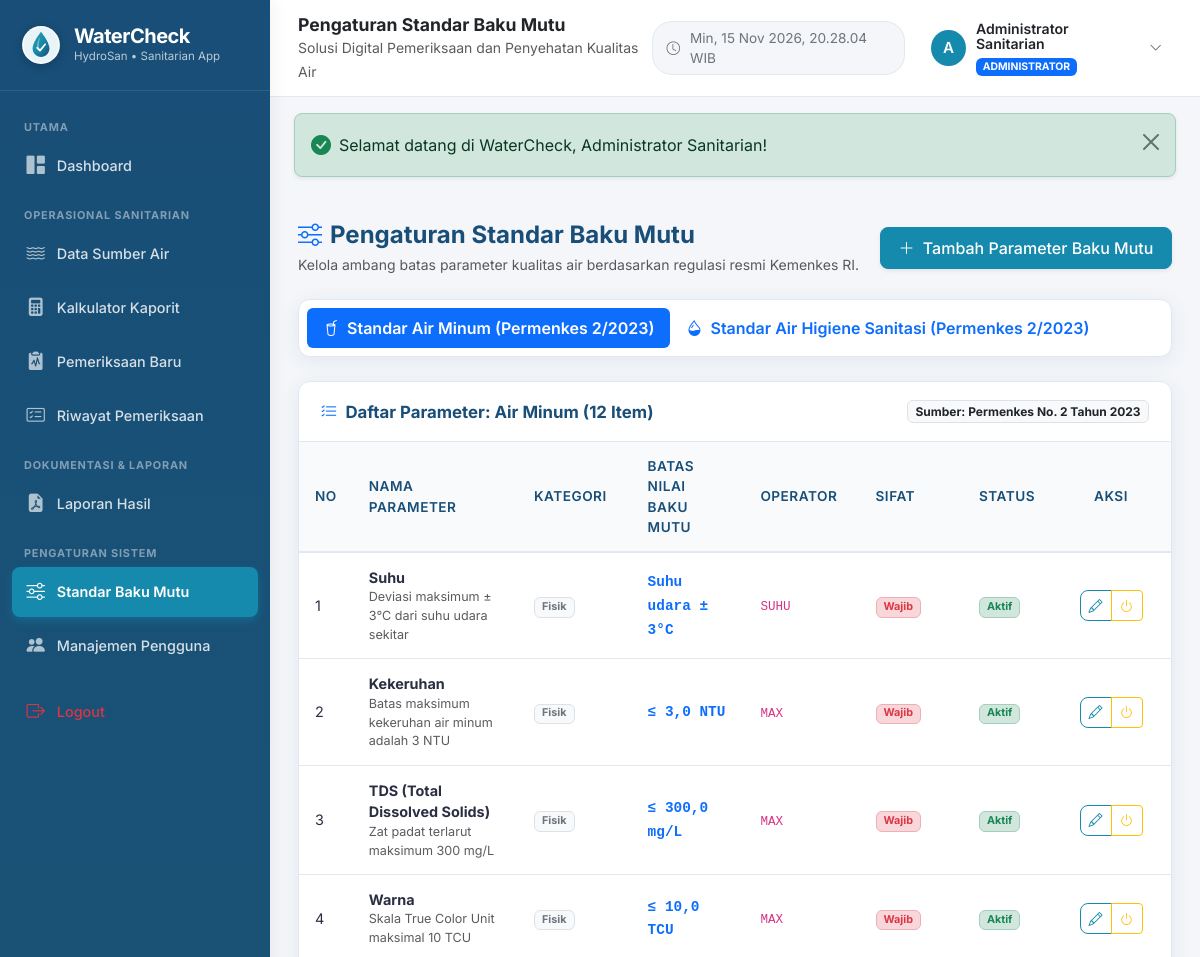
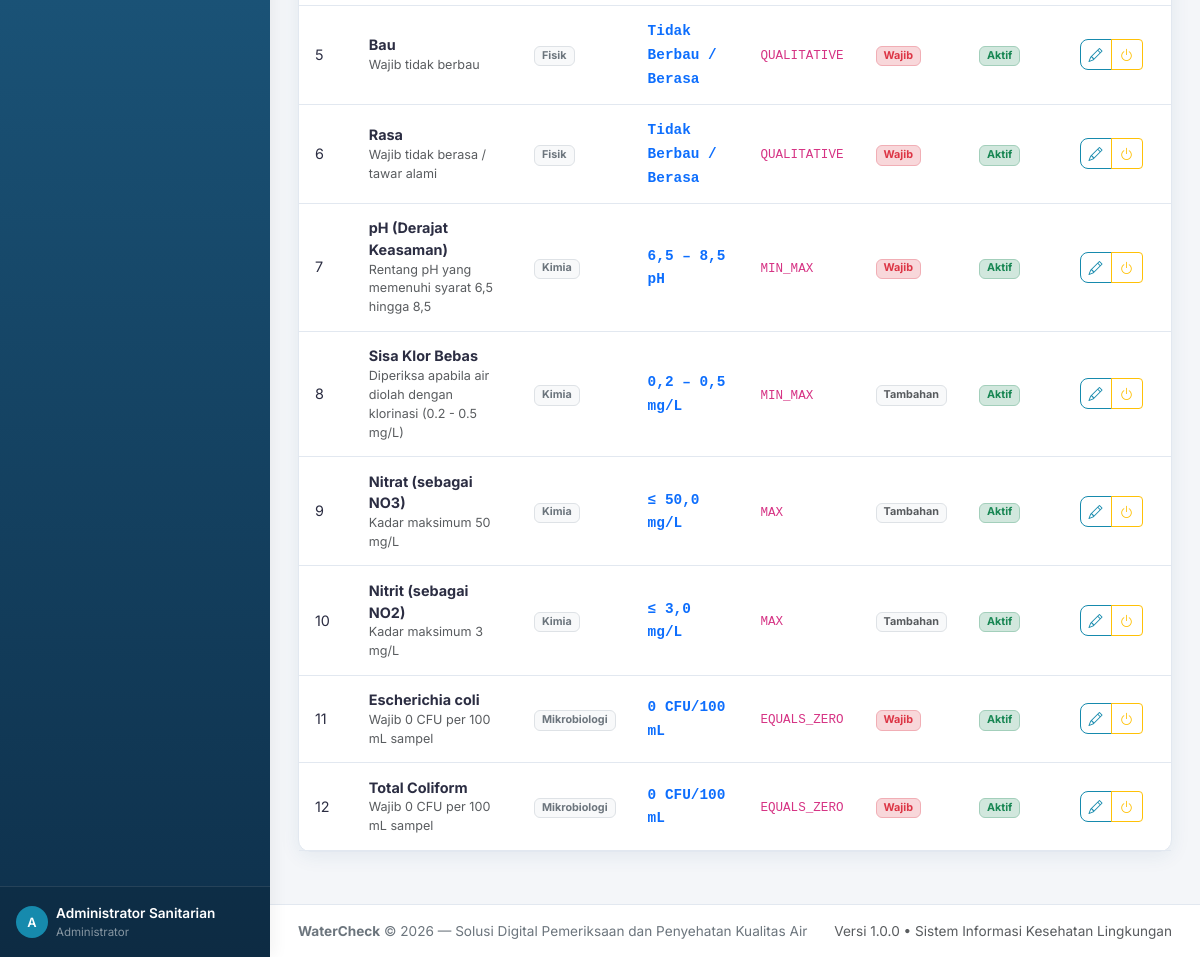
The app's page /pages/standar/index.php (signed in) with its own data (2 pictures, top to bottom).
### tables this page shows
CREATE TABLE `standar_baku_mutu` (
  `id` INT AUTO_INCREMENT PRIMARY KEY,
  `nama_parameter` VARCHAR(100) NOT NULL,
  `jenis_air` ENUM('Air Minum', 'Air Higiene Sanitasi') NOT NULL,
  `kategori` ENUM('Fisik', 'Kimia', 'Mikrobiologi') NOT NULL DEFAULT 'Fisik',
  `nilai_min` DECIMAL(10,3) NULL,
  `nilai_max` DECIMAL(10,3) NULL,
  `satuan` VARCHAR(50) NOT NULL,
  `operator` ENUM('MIN_MAX', 'MAX', 'MIN', 'EQUALS_ZERO', 'QUALITATIVE', 'SUHU') NOT NULL DEFAULT 'MAX',
  `wajib` TINYINT(1) NOT NULL DEFAULT 1 COMMENT '1 = Wajib, 0 = Tambahan/Opsional',
  `keterangan` TEXT NULL,
  `sumber_regulasi` VARCHAR(150) NOT NULL DEFAULT 'Permenkes No. 2 Tahun 2023',
  `tahun_regulasi` VARCHAR(10) NOT NULL DEFAULT '2023',
  `terverifikasi` TINYINT(1) NOT NULL DEFAULT 1 COMMENT '1 = Terverifikasi regulasi, 0 = Belum',
  `aktif` TINYINT(1) NOT NULL DEFAULT 1,
  `created_at` TIMESTAMP DEFAULT CURRENT_TIMESTAMP,
  `updated_at` TIMESTAMP DEFAULT CURRENT_TIMESTAMP ON UPDATE CURRENT_TIMESTAMP,
  INDEX `idx_standar_jenis` (`jenis_air`),
  INDEX `idx_standar_parameter` (`nama_parameter`),
  INDEX `idx_standar_aktif` (`aktif`)
);

### includes/auth.php (called while the page is built, shortened)
<?php
if (!function_exists('isLoggedIn')) {
    function isLoggedIn(): bool {
        return !empty($_SESSION['user_id']) && !empty($_SESSION['username']);
    }
}
if (!function_exists('currentUser')) {
    function currentUser(): ?array {
        return [
            'id'       => $_SESSION['user_id'],
            'nama'     => $_SESSION['nama'] ?? 'Pengguna',
            'username' => $_SESSION['username'] ?? '',
            'role'     => $_SESSION['role'] ?? 'petugas'
        ];
    }
}
if (!function_exists('hasRole')) {
    function hasRole(string $role): bool {
        $user = currentUser();
        return $user && ($user['role'] === $role);
    }
}

### includes/functions.php (called while the page is built, shortened)
<?php
function formatAngka($number, int $decimals = 2): string {
    $num = (float)$number;
    return number_format($num, $decimals, ',', '.');
}

### pages/standar/index.php (the view, shortened to what this page needs)
<?php
require_once __DIR__ . '/../../includes/header.php';
require_once __DIR__ . '/../../includes/sidebar.php';
require_once __DIR__ . '/../../includes/navbar.php';
$filterJenis = trim($_GET['jenis_air'] ?? 'Air Minum');
try {
    $stmt = $pdo->prepare("
        SELECT * FROM standar_baku_mutu
        WHERE jenis_air = :jenis
        ORDER BY FIELD(kategori, 'Fisik', 'Kimia', 'Mikrobiologi'), wajib DESC, id ASC
    ");
    $stmt->execute([':jenis' => $filterJenis]);
    $standarList = $stmt->fetchAll();
} catch (PDOException $e) {
    $standarList = [];
}
?>
<div class="d-flex flex-column flex-md-row justify-content-between align-items-md-center mb-4 gap-3">
    <div>
        <h4 class="fw-bold mb-1" style="color: #184e77;">
            <i class="bi bi-sliders text-primary me-2"></i>Pengaturan Standar Baku Mutu
        </h4>
        <p class="text-muted small mb-0">Kelola ambang batas parameter kualitas air berdasarkan regulasi resmi Kemenkes RI.</p>
    </div>
    <?php if (hasRole('admin')): ?>
    <div>
        <a href="<?= BASE_URL; ?>pages/standar/tambah.php?jenis_air=<?= urlencode($filterJenis); ?>" class="btn btn-primary shadow-sm">
            <i class="bi bi-plus-lg me-1"></i> Tambah Parameter Baku Mutu
        </a>
    </div>
    <?php endif; ?>
</div>
<div class="card-wc mb-4">
    <div class="card-wc-body p-2">
        <ul class="nav nav-pills">
            <li class="nav-item">
                <a class="nav-link <?= ($filterJenis === 'Air Minum') ? 'active' : ''; ?> fw-semibold py-2 px-3" href="?jenis_air=Air+Minum">
                    <i class="bi bi-cup-straw me-1"></i> Standar Air Minum (Permenkes 2/2023)
                </a>
            </li>
            <li class="nav-item">
                <a class="nav-link <?= ($filterJenis === 'Air Higiene Sanitasi') ? 'active' : ''; ?> fw-semibold py-2 px-3" href="?jenis_air=Air+Higiene+Sanitasi">
                    <i class="bi bi-droplet-half me-1"></i> Standar Air Higiene Sanitasi (Permenkes 2/2023)
                </a>
            </li>
        </ul>
    </div>
</div>
<div class="card-wc">
    <div class="card-wc-header d-flex justify-content-between align-items-center">
        <h6 class="card-wc-title">
            <i class="bi bi-list-check text-primary"></i> Daftar Parameter: <?= htmlspecialchars($filterJenis); ?> (<?= count($standarList); ?> Item)
        </h6>
        <span class="badge bg-light text-dark border">Sumber: Permenkes No. 2 Tahun 2023</span>
    </div>
    <div class="table-responsive">
        <table class="table-wc table-hover">
            <thead>
                <tr>
                    <th style="width: 40px;">No</th>
                    <th>Nama Parameter</th>
                    <th>Kategori</th>
                    <th>Batas Nilai Baku Mutu</th>
                    <th>Operator</th>
                    <th>Sifat</th>
                    <th>Status</th>
                    <?php if (hasRole('admin')): ?>
                    <th class="text-center" style="width: 120px;">Aksi</th>
                    <?php endif; ?>
                </tr>
            </thead>
            <tbody>
                <?php if (empty($standarList)): ?>
                    <tr>
                        <td colspan="8" class="text-center py-4 text-muted">Belum ada parameter untuk kategori ini.</td>
                    </tr>
                <?php else: ?>
                    <?php
                    $no = 1;
                    foreach ($standarList as $row):
                    ?>
                        <tr class="<?= ($row['aktif'] == 0) ? 'table-light text-muted' : ''; ?>">
                            <td><?= $no++; ?></td>
                            <td>
                                <strong><?= htmlspecialchars($row['nama_parameter']); ?></strong>
                                <?php if (!empty($row['keterangan'])): ?>
                                    <div class="small text-muted"><?= htmlspecialchars($row['keterangan']); ?></div>
                                <?php endif; ?>
                            </td>
                            <td>
                                <span class="badge bg-light text-secondary border"><?= htmlspecialchars($row['kategori']); ?></span>
                            </td>
                            <td>
                                <strong class="text-primary font-monospace">
                                    <?php
                                    if ($row['operator'] === 'MIN_MAX') {
                                        echo formatAngka($row['nilai_min'], 1) . ' – ' . formatAngka($row['nilai_max'], 1) . ' ' . $row['satuan'];
                                    } elseif ($row['operator'] === 'MAX') {
                                        echo '&le; ' . formatAngka($row['nilai_max'], 1) . ' ' . $row['satuan'];
                                    } elseif ($row['operator'] === 'MIN') {
                                        echo '&ge; ' . formatAngka($row['nilai_min'], 1) . ' ' . $row['satuan'];
                                    } elseif ($row['operator'] === 'EQUALS_ZERO') {
                                        echo '0 ' . $row['satuan'];
                                    } elseif ($row['operator'] === 'QUALITATIVE') {
                                        echo 'Tidak Berbau / Berasa';
                                    } elseif ($row['operator'] === 'SUHU') {
                                        echo 'Suhu udara &plusmn; 3°C';
                                    }
                                    ?>
                                </strong>
                            </td>
                            <td><code><?= htmlspecialchars($row['operator']); ?></code></td>
                            <td>
                                <?= ($row['wajib'] == 1) ? '<span class="badge bg-danger-subtle text-danger border border-danger-subtle">Wajib</span>' : '<span class="badge bg-light text-muted border">Tambahan</span>'; ?>
                            </td>
                            <td>
                                <?php if ($row['aktif'] == 1): ?>
                                    <span class="badge bg-success-subtle text-success border border-success-subtle">Aktif</span>
                                <?php else: ?>
                                    <span class="badge bg-secondary-subtle text-secondary border border-secondary-subtle">Nonaktif</span>
                                <?php endif; ?>
                            </td>
                            <?php if (hasRole('admin')): ?>
                            <td class="text-center">
                                <div class="btn-group btn-group-sm">
                                    <a href="<?= BASE_URL; ?>pages/standar/edit.php?id=<?= $row['id']; ?>" class="btn btn-outline-primary" title="Edit Parameter">
                                        <i class="bi bi-pencil"></i>
                                    </a>
                                    <a href="?jenis_air=<?= urlencode($filterJenis); ?>&toggle_id=<?= $row['id']; ?>" class="btn btn-outline-<?= ($row['aktif'] == 1) ? 'warning' : 'success'; ?>" title="<?= ($row['aktif'] == 1) ? 'Nonaktifkan' : 'Aktifkan'; ?>">
                                        <i class="bi bi-power"></i>
                                    </a>
                                </div>
                            </td>
                            <?php endif; ?>
                        </tr>
                    <?php endforeach; ?>
                <?php endif; ?>
            </tbody>
        </table>
    </div>
</div>
<?php
require_once __DIR__ . '/../../includes/footer.php';
?>

### assets/css/style.css (style rules this page uses)
:root { --wc-primary: #168aad; --wc-primary-dark: #184e77; --wc-primary-hover: #1a759f; --wc-accent: #52b69a; --wc-accent-light: #d8f3dc; --wc-bg: #f4f6f9; --wc-sidebar-bg: #184e77; --wc-sidebar-hover: #1e6091; --wc-sidebar-active: #168aad; --wc-text-main: #2b2d42; --wc-text-muted: #6c757d; --wc-success: #2a9d8f; --wc-warning: #e9c46a; --wc-danger: #e76f51; --wc-border: #e2e8f0; --wc-radius: 12px; --wc-shadow: 0 4px 20px rgba(24, 78, 119, 0.08); }
body { font-family: 'Inter', -apple-system, BlinkMacSystemFont, 'Segoe UI', Roboto, Helvetica, Arial, sans-serif; background-color: var(--wc-bg); color: var(--wc-text-main); min-height: 100vh; overflow-x: hidden; }
a { color: var(--wc-primary); text-decoration: none; transition: all 0.2s ease; }
.btn-primary { background-color: var(--wc-primary); border-color: var(--wc-primary); color: #fff; border-radius: 8px; font-weight: 500; padding: 0.5rem 1.1rem; transition: all 0.2s; }
.btn-outline-primary { color: var(--wc-primary); border-color: var(--wc-primary); border-radius: 8px; }
.card-wc { background: #ffffff; border: 1px solid var(--wc-border); border-radius: var(--wc-radius); box-shadow: var(--wc-shadow); margin-bottom: 1.5rem; transition: transform 0.2s ease, box-shadow 0.2s ease; }
.card-wc-header { padding: 1.15rem 1.35rem; border-bottom: 1px solid var(--wc-border); display: flex; align-items: center; justify-content: space-between; }
.card-wc-title { margin: 0; font-size: 1.05rem; font-weight: 700; color: var(--wc-primary-dark); display: flex; align-items: center; gap: 8px; }
.card-wc-body { padding: 1.35rem; }
.table-wc { width: 100%; margin-bottom: 0; border-collapse: separate; border-spacing: 0; }
.table-wc th { background-color: #f8fafc; color: var(--wc-primary-dark); font-weight: 600; font-size: 0.85rem; text-transform: uppercase; letter-spacing: 0.5px; padding: 0.85rem 1rem; border-bottom: 2px solid var(--wc-border); }
.table-wc td { padding: 0.85rem 1rem; vertical-align: middle; border-bottom: 1px solid var(--wc-border); font-size: 0.9rem; }

### records on screen
standar_baku_mutu: nama_parameter "Suhu", keterangan "Deviasi maksimum ± 3°C dari suhu udara sekitar", kategori "Fisik", shows "Suhu udara ± 3°C", operator "SUHU", wajib "Wajib", aktif "Aktif"
standar_baku_mutu: nama_parameter "Kekeruhan", keterangan "Batas maksimum kekeruhan air minum adalah 3 NTU", kategori "Fisik", nilai_max "3,0", satuan "NTU", operator "MAX", wajib "Wajib", aktif "Aktif"
standar_baku_mutu: nama_parameter "TDS (Total Dissolved Solids)", keterangan "Zat padat terlarut maksimum 300 mg/L", kategori "Fisik", nilai_max "300,0", satuan "mg/L", operator "MAX", wajib "Wajib", aktif "Aktif"
standar_baku_mutu: nama_parameter "Warna", keterangan "Skala True Color Unit maksimal 10 TCU", kategori "Fisik", nilai_max "10,0", satuan "TCU", operator "MAX", wajib "Wajib", aktif "Aktif"
standar_baku_mutu: nama_parameter "Bau", keterangan "Wajib tidak berbau", kategori "Fisik", shows "Tidak Berbau / Berasa", operator "QUALITATIVE", wajib "Wajib", aktif "Aktif"
standar_baku_mutu: nama_parameter "Rasa", keterangan "Wajib tidak berasa / tawar alami", kategori "Fisik", shows "Tidak Berbau / Berasa", operator "QUALITATIVE", wajib "Wajib", aktif "Aktif"
standar_baku_mutu: nama_parameter "pH (Derajat Keasaman)", keterangan "Rentang pH yang memenuhi syarat 6,5 hingga 8,5", kategori "Kimia", nilai_min "6,5", nilai_max "8,5", satuan "pH", operator "MIN_MAX", wajib "Wajib", aktif "Aktif"
standar_baku_mutu: nama_parameter "Sisa Klor Bebas", keterangan "Diperiksa apabila air diolah dengan klorinasi (0.2 - 0.5 mg/L)", kategori "Kimia", nilai_min "0,2", nilai_max "0,5", satuan "mg/L", operator "MIN_MAX", wajib "Tambahan", aktif "Aktif"
standar_baku_mutu: nama_parameter "Nitrat (sebagai NO3)", keterangan "Kadar maksimum 50 mg/L", kategori "Kimia", nilai_max "50,0", satuan "mg/L", operator "MAX", wajib "Tambahan", aktif "Aktif"
standar_baku_mutu: nama_parameter "Nitrit (sebagai NO2)", keterangan "Kadar maksimum 3 mg/L", kategori "Kimia", nilai_max "3,0", satuan "mg/L", operator "MAX", wajib "Tambahan", aktif "Aktif"
standar_baku_mutu: nama_parameter "Escherichia coli", keterangan "Wajib 0 CFU per 100 mL sampel", kategori "Mikrobiologi", satuan "CFU/100 mL", operator "EQUALS_ZERO", wajib "Wajib", aktif "Aktif"
standar_baku_mutu: nama_parameter "Total Coliform", keterangan "Wajib 0 CFU per 100 mL sampel", kategori "Mikrobiologi", satuan "CFU/100 mL", operator "EQUALS_ZERO", wajib "Wajib", aktif "Aktif"

### other values on screen
APP_NAME "WaterCheck"
APP_ALT_NAME "HydroSan"
substr($currentUser['nama'] ?? 'U', 0, 1) "A"
$currentUser['nama'] "Administrator Sanitarian"
$pageTitle "Pengaturan Standar Baku Mutu"
APP_TAGLINE "Solusi Digital Pemeriksaan dan Penyehatan Kualitas Air"
$flash['message'] "Selamat datang di WaterCheck, Administrator Sanitarian!"
$filterJenis "Air Minum"
count($standarList) "12"
APP_VERSION "1.0.0"
